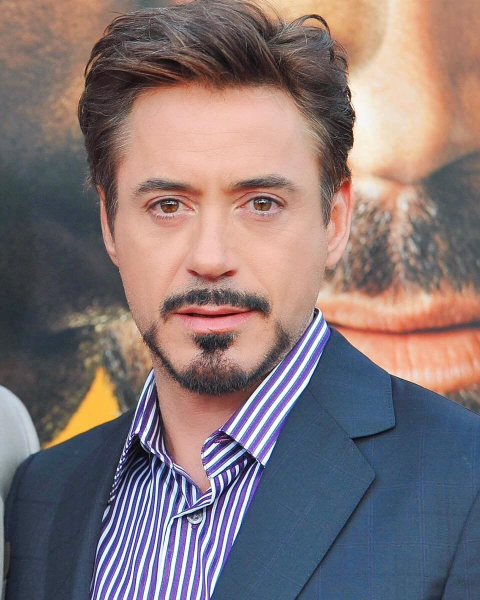
#> input picture sampleImage/robert.jpg, 960 x 1200 px (shown at 1/2 size)
$ jupyter execute imageTosketch.ipynb   (shell and % lines are left out)
#> lines starting #> are read from the running program, lines starting #| are printed output that depends on the picture
# Importing stuffs

[cell 1]
from scipy.signal import convolve2d
from PIL import Image
import matplotlib.pyplot as plt
import numpy as np
import cv2

[cell 2]
originalImg = np.asarray(Image.open("../sampleImage/robert.jpg"))
#> originalImg is the input picture: shape (1200, 960, 3); mean R, G, B 131.9, 116.4, 118.1
#originalImg = Image.ROTATE_90
#originalImg = cv2.resize(originalImg,(1500,2000))

[cell 3]
def plot_img(img,title="title"):
#> called with title = 'original image'
    plt.imshow(img,cmap='gray')
    plt.title(title)
    plt.colorbar()
    plt.show()

def plot_countour(img,title="titlr"):
    plt.contourf(img,cmap="coolwarm")
    plt.title(title)
    plt.colorbar()
    plt.show()

[cell 4]
plot_img(originalImg,title="original image")

# Some image processing and minipulation using opencv

### Gaussian blur using opencv

[cell 5]
gausianBlurImg = cv2.GaussianBlur(originalImg,(31,31),10)

[cell 6]
plot_img(gausianBlurImg,title="Gaussian Blur using opencv")

### Applying some filters using opencv

[cell 7]
sharpen = np.array((
	[0, -1, 0],
	[-1, 5, -1],
	[0, -1, 0]), dtype="int")

sobelX = np.array((
	[-1, 0, 1],
	[-2, 0, 2],
	[-1, 0, 1]), dtype="int")


plot_img(cv2.filter2D(originalImg,-1,sobelX),title="SobelX filter")
plot_img(cv2.filter2D(originalImg,-1,sharpen),title="Sharpen filter")

# Image to sketch step by step using just numpy.

- note:-

## 1. Converting RGB image to Grayscale image

- Steps to convert RGB image to Grayscale
	* RGB weights = [0.2126*R,0.7152*G,0.0722*B]
	* We take the dot product of each channel values with rgb weigths
	* The weigths is used to correct the perceptual luminance of the channels

[cell 8]
def RGB2GRAY(img):
    if len(np.squeeze(img).shape) == 2:
        print("already in grayscale")
        return img
    else:
        rgb_weights = np.array([0.2126,0.7152,0.0722])
        return np.dot(img[...,:3],rgb_weights)
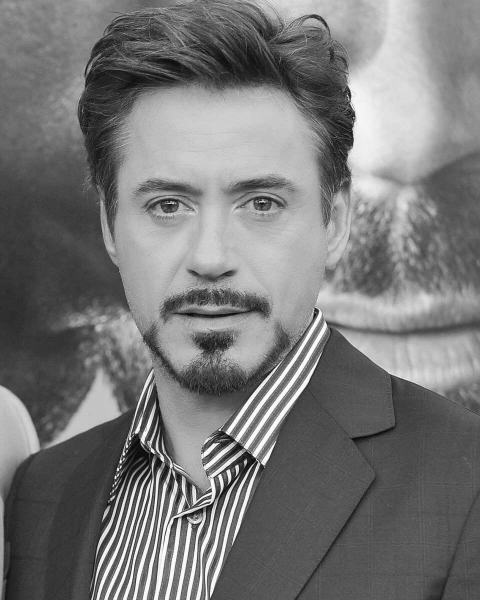
#> returned value: shape (1200, 960) float64 (shown at 1/2 size); min 0.794, max 255, mean 119.8

[cell 9]
grayImage = RGB2GRAY(originalImg)
plot_img(grayImage,"gray image")

[cell 10]
rotatedImg = np.rot90(grayImage,-1)
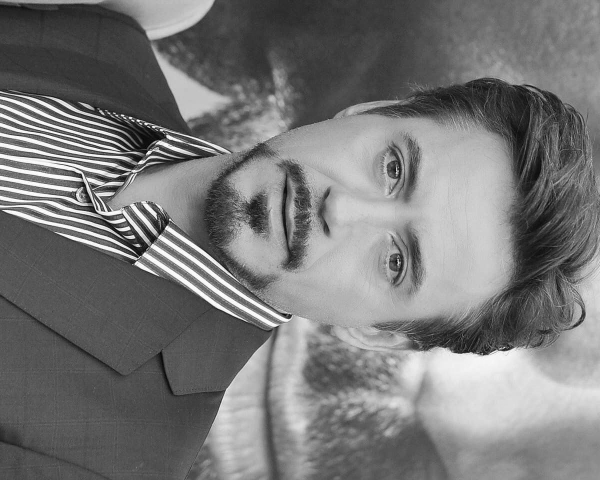
#> rotatedImg: shape (960, 1200) float64 (shown at 1/2 size); min 0.794, max 255, mean 119.8
plot_img(rotatedImg,title="title")

## 2. Inverting an Image.

- step to invert the Grayscale/RGB image i.e convert the image to negative image.
    * Subtract each pixel value from the maximum pixel value from the image.
    * max(img) - img where img is a numpy.ndarray


[cell 11]
def invert_image(img):
    return img.max() - img

[cell 12]
negativeImage = invert_image(grayImage)
plot_img(negativeImage, title="Negative image")
negativeImage.shape
#> Out = (1200, 960)

## 3. Applying Gaussian Blur to negative/inverted image.

- Steps to blurr/smooth an image using gaussian filter.
    * Generate a Gaussian Kernel/filter(a square matrix) of given size.
    * Normalize pixel value of the inverted/negative image with in the range of $(0,1)$.
    * Convolve the kernel/filter with the normalized image.
    * After convolution operation on image we again denormalize it in range $(0,255)$

### Generating gaussian kernel.

- we create a gaussian kernel/filter(square matrix) using Gaussian distribution function.
- the Gaussian aka Normal distribution function is given as:

    $\small f(x,\mu , \sigma )=\frac{1}{\sigma \sqrt{2\pi}}\; e^{\frac{-(x- \mu)^{2}}{2\sigma ^{2}}}$

    Where,

    $x$ is the variable

    $\mu$ is the mean

    $\sigma$ is the standard deviation

[cell 13]
def gaussian_distribution(x,mu,sigma):
    return 1 / (np.sqrt(2 * np.pi) * sigma) * np.exp(-np.power((x - mu) / sigma, 2) / 2)

def gausianKernel(size,sigma=1,mu=0):
    kernel_1d = np.linspace(-(size//2),size//2,size)
    kernel_1d = gaussian_distribution(kernel_1d,mu,sigma)

    kernel_2d = np.outer(kernel_1d.T,kernel_1d)
    kernel_2d *= 1.0/kernel_2d.max()
    return kernel_2d.astype(np.float32)

[cell 14]
plot_img(gausianKernel(131,sigma=20),"Gaussian kernel")
#gausianKernel(3,1.2)

### Convolving image with kernel

[cell 15]
def pad_image(img,pad_width=1):
    '''Padding for just grayscale images'''
#> called with pad_width = 100
    padded_img = np.zeros((img.shape[0] + pad_width*2, img.shape[1]+pad_width*2))
    padded_img[pad_width:-pad_width,pad_width:-pad_width] = img
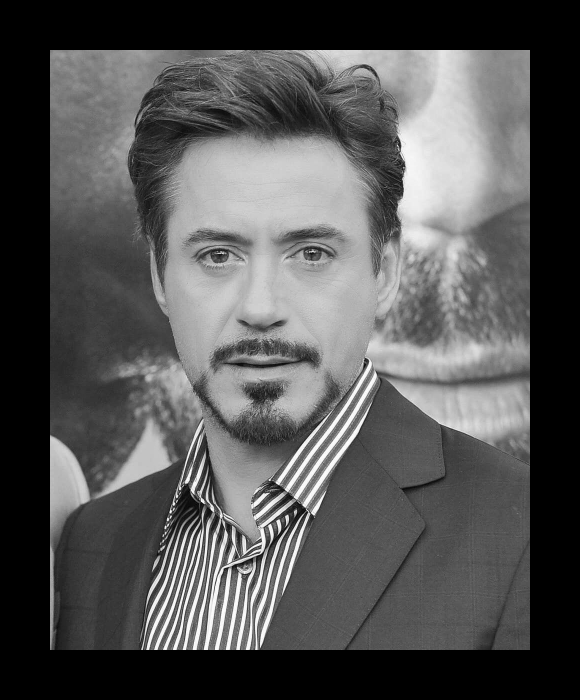
#> padded_img: shape (1400, 1160) float64 (shown at 1/2 size); min 0, max 255, mean 85
    return padded_img

plot_img(pad_image(grayImage,pad_width=100),"padded image")

[cell 16]
def normalize_img(img,range_end = 1):
    '''range end cannot be 0'''
#> called with range_end = 1
    return (img/img.max())*range_end

[cell 17]
def conv2D(img,kernel):
    '''Naive approach to convolve the image with filter. Takes hell lot of time'''
    kernel_size = kernel.shape[0]
    convolved_output = np.zeros_like(img)

    padded_image = pad_image(img,pad_width=kernel_size-2)
#> call 2 of pad_image, with pad_width = 13
#> in pad_image (call 2), `padded_img[pad_width:-pad_width,pad_width:-pad_width] = img`:
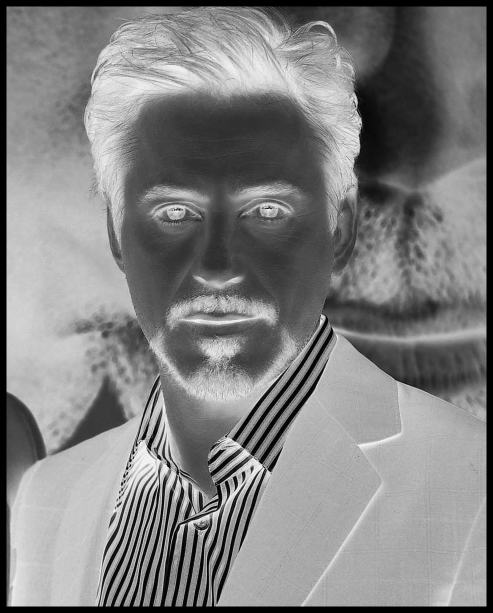
#> padded_img: shape (1226, 986) float64 (shown at 1/2 size); min 0, max 1, mean 0.507

    for x in range(img.shape[1]):
        for y in range(img.shape[0]):
            convolved_output[y,x] = (kernel * padded_image[y:y+kernel_size,x:x+kernel_size]).sum()
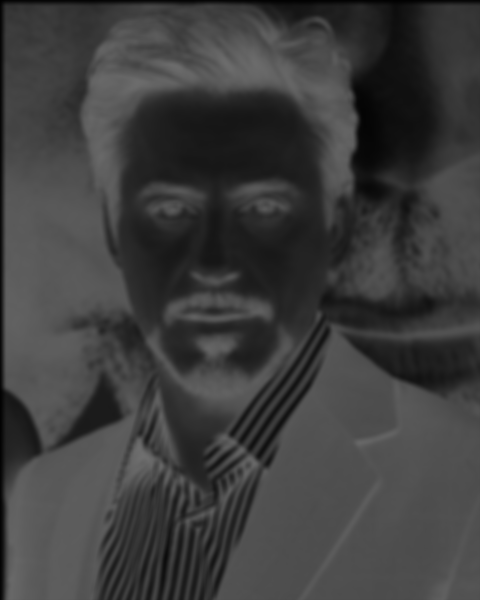
#> convolved_output: shape (1200, 960) float64 (shown at 1/2 size); min 0.38, max 111.4, mean 62

    return convolved_output

#### using naive approach

[cell 18]
gaussian_kernel = gausianKernel(15,sigma=5)
image = normalize_img(negativeImage)
plot_img(conv2D(image,gaussian_kernel),"Convolution using naive way")

#### using opencv filter2D method to convolve image at ligthning speed

[cell 19]
kernel = gausianKernel(221,sigma=50)
blurNegative = cv2.filter2D(negativeImage,-1,kernel)
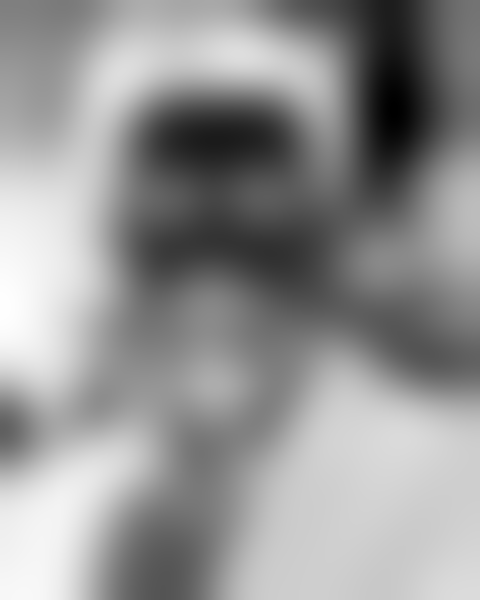
#> blurNegative: shape (1200, 960) float64 (shown at 1/2 size); min 631647.7, max 3002308.9, mean 2010497.7; drawn with min black and max white
plot_img(normalize_img(blurNegative,range_end=255.0),"Convolution using opencv")
#> call 2 of normalize_img, with range_end = 255
#> in normalize_img (call 2), `return (img/img.max())*range_end`:
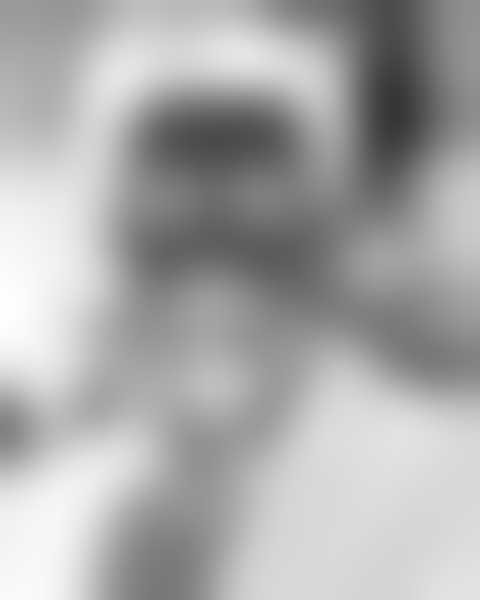
#> returned value: shape (1200, 960) float64 (shown at 1/2 size); min 53.65, max 255, mean 170.8

## 4.Blending grayscale image with blurred negative image.

[cell 20]
def dodge(negative_blur,grayimage):
    result = grayimage/((1.0 - negative_blur)+10e-12)
    result[result>1.0] = 1.0
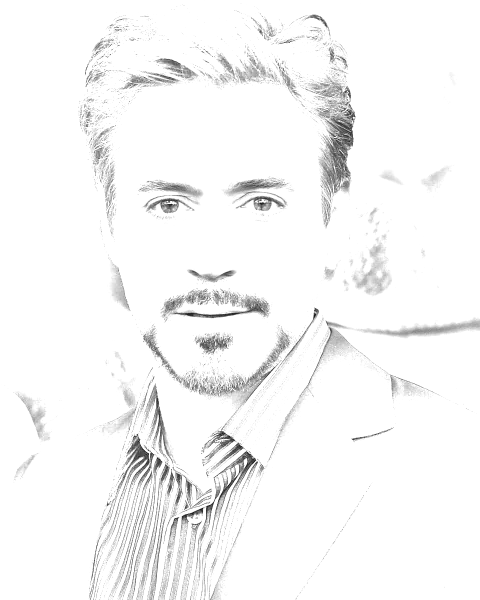
#> result: shape (1200, 960) float64 (shown at 1/2 size); min 0.00859, max 1, mean 0.967
    result = normalize_img(result,range_end=255.0)
    return result
blurNegative = normalize_img(blurNegative)
grayImage = normalize_img(grayImage)
#blurGray = normalize_img(blurGray)
Dblend = dodge(blurNegative,grayImage)
plot_img(Dblend,"sketch")
#> in plot_img (call 12), `plt.show()`:
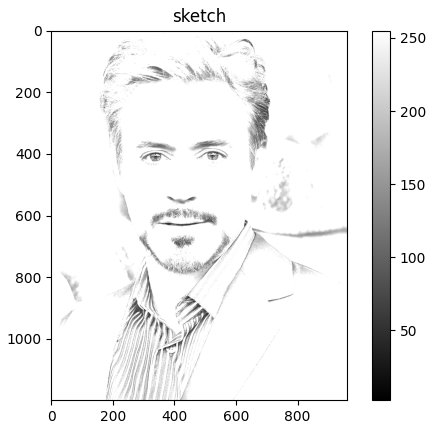
#> figure drawn by matplotlib, 2 panels
IMName = input("Name the image: ")
#> the answer given: ../sampleImage/robert.jpg
cv2.imwrite("../results/"+IMName+".png",Dblend)
#> Out = True

[cell 21]
plot_img(blurNegative*grayImage)
#> in plot_img (call 13), `plt.show()`:
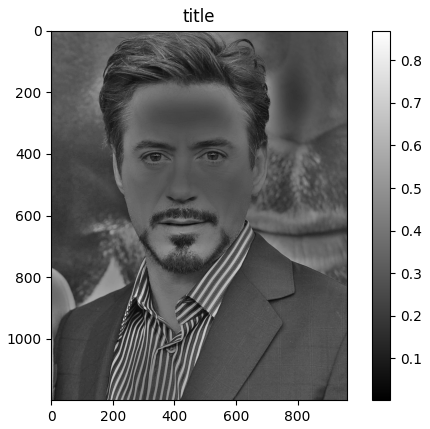
#> figure drawn by matplotlib, 2 panels
